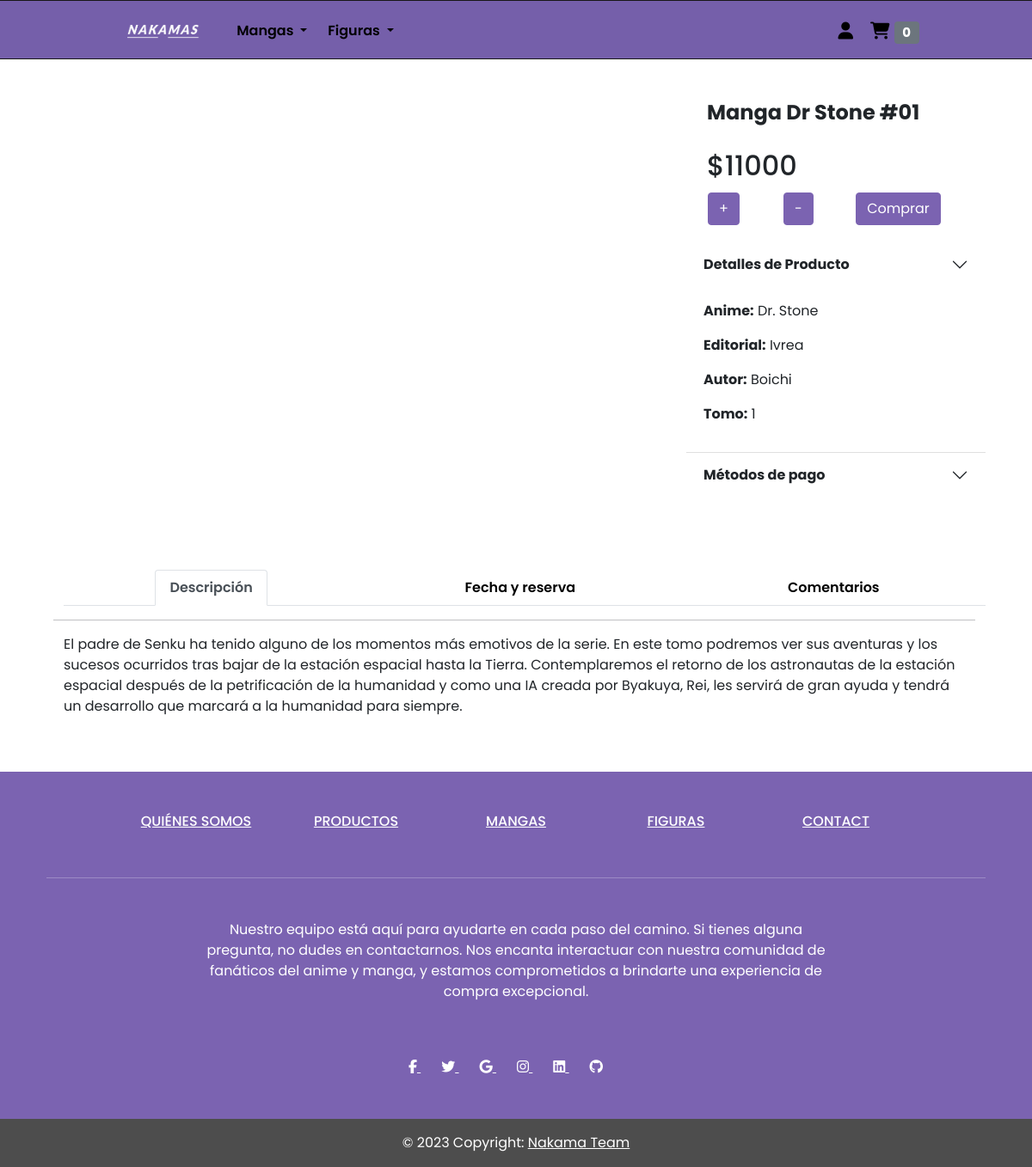
Page /producto/manga-dr-stone-01/ on the committed database.
### mynakama/models.py (models this page shows, shortened)
class Producto(models.Model):
    id_producto = models.AutoField(primary_key=True)
    nombre_producto = models.CharField(max_length=100)
    slug = AutoSlugField(populate_from='nombre_producto')
    stock = models.IntegerField(default=0)
    image1 = models.CharField(max_length=200,null=True,default='-')
    image2 = models.CharField(max_length=200,null=True,default='-')
    image3 = models.CharField(max_length=200,null=True,default='-')
    image4 = models.CharField(max_length=200,null=True,default='-')
    descripcion = models.TextField(null=True)
    precio = models.IntegerField(default=0)
    precio_descuento = models.IntegerField(default=0)
    activo = models.BooleanField(default=True)
    destacado = models.BooleanField(default=False)
    anime_id_anime = models.ForeignKey(Anime, on_delete=models.CASCADE, db_column='anime_id_anime', default=1000)
    def __str__(self):
        return self.nombre_producto
    class Meta:
        db_table = 'producto'

class Anime(models.Model):
    id_anime = models.AutoField(primary_key=True)
    nombre = models.CharField(max_length=100)
    slug = AutoSlugField(populate_from='nombre', default='')
    class Meta:
        db_table = 'anime'

### mynakama/views.py (the view)
# urls.py: path('producto/<slug:slug>/',views.info_producto,name='info-producto'),
def info_producto(request, slug):
    if request.user.is_authenticated:   # Verificamos si el usuario está logeado
        usuario = request.user
        orden = Orden.objects.filter(auth_user_id=usuario,estado = 'pendiente').first()  # Filtramos la orden por el usuario y por el estado de la orden
        articulos = orden.carrito_set.filter(producto_id_producto__slug=slug) if orden else []
        items_cantidad_carrito = orden.get_cart_items if orden else 0
    else:
        articulos = []
        orden = {'get_cart_items': 0, 'get_cart_total': 0}
        items_cantidad_carrito = orden['get_cart_items']
    productos = Producto.objects.filter(slug=slug)
    print(productos)
    return render(request, 'info_productos.html', {'productos': productos,'articulos': articulos,'items_cantidad_carrito': items_cantidad_carrito})

### mynakama/process_global.py (called while the page is built)
def animes_dropdown(request):
    animes = Anime.objects.all()
    return {'animes': animes}

### mynakama/templates/info_productos.html (shortened to what this page needs)
{% extends 'layouts/navthem.html' %}
{% load static %}
{% block content%}
<div class="container">
  {% for producto in productos %}
  <div class="row py-2">
    {% if producto.manga %}
    <div class="col-xl-8 col-sm-12 my-2">
      <div class="d-flex justify-content-center py-4">
      </div>
    </div>
    {% endif %}
    <div class="col-xl-4 col-sm-12 my-2" style="background-color: white; border-radius: 20px;">
      <div class="row py-3 justify-content-center">
        <div class="row py-3">
          <h4 class="px-4"><strong>{{ producto.nombre_producto }}</strong></h4>
        </div>
        <div class="row py-1">
          <h2 class="px-4">${{ producto.precio }}</h2>
        </div>
        <div class="row">
          {% if producto.stock == 0 %}
          <div class="col-12">
            <h3>Producto sin stock</h3>
          </div>
          {% else %}
          <div class="col-3 d-flex justify-content-center">
            <form action="{% url 'agregar_al_carrito' producto.id_producto %}">
              <button class="btn btn-primary">+</button>
            </form>
          </div>
          <div class="col-3 d-flex justify-content-center">
            <form action="{% url 'restar_producto' producto.id_producto %}">
              <button class="btn btn-primary">-</button>
            </form>
          </div>
          <div class="col-5 d-flex justify-content-center">
            <form action="{% url 'agregar_al_carrito' producto.id_producto %}">
              <button class="btn btn-primary">Comprar</button>
            </form>
          </div>
          {% endif %}
        </div>
      </div>
      <div class="accordion accordion-flush py-1" id="accordionFlushExample">
        <div class="accordion-item">
          <h2 class="accordion-header">
            <button class="accordion-button collapsed" type="button" data-bs-toggle="collapse"
              data-bs-target="#flush-collapseOne" aria-expanded="false" aria-controls="flush-collapseOne">
              <strong>Detalles de Producto</strong>
            </button>
          </h2>
          <div id="flush-collapseOne" class="accordion-collapse collapse show" data-bs-parent="#accordionFlushExample">
            <div class="accordion-body">
              <div class="col-12">
                <p><strong>Anime:</strong> {{ producto.anime_id_anime.nombre }}</p>
                {% if producto.manga %}
                <div>
                  <p><strong>Editorial:</strong> {{ producto.manga.editorial }}</p>
                  <p><strong>Autor:</strong> {{ producto.manga.autor }}</p>
                  <p><strong>Tomo:</strong> {{ producto.manga.tomo }}</p>
                </div>
                {% endif %}
              </div>
            </div>
          </div>
        </div>
        <div class="accordion-item">
          <h2 class="accordion-header">
            <button class="accordion-button collapsed" type="button" data-bs-toggle="collapse"
              data-bs-target="#flush-collapseTwo" aria-expanded="false" aria-controls="flush-collapseTwo">
              <strong>Métodos de pago</strong>
            </button>
          </h2>
        </div>
      </div>
    </div>
  </div>
  <div class="row ms-2 py-5" style="background-color: rgb(255, 255, 255); border-radius: 20px;">
    <div class="col-lg-12 col-md-12 col-sm-12 py-3">
      <ul class="nav nav-tabs justify-content-around">
        <li class="nav-item">
          <a class="nav-link active" id="tab1" data-bs-toggle="tab" href="#contenido1">Descripción</a>
        </li>
        <li class="nav-item">
          <a class="nav-link" id="tab2" data-bs-toggle="tab" href="#contenido2">Fecha y reserva</a>
        </li>
        <li class="nav-item">
          <a class="nav-link" id="tab3" data-bs-toggle="tab" href="#contenido3">Comentarios</a>
        </li>
      </ul>
    </div>
    <div class="row">
      <hr style="background-color: #06040c;">
      <div class="col-lg-12 col-md-12">
        <div class="tab-content" id="miContenedor">
          <div class="tab-pane fade show active" id="contenido1">
            <p>{{producto.descripcion}}</p>
          </div>
        </div>
      </div>
    </div>
  </div>
</div>
{% endfor %}
{%endblock%}

### mynakama/static/css/log_reg.css (style rules this page uses)
* { margin: 0; padding: 0; box-sizing: border-box; font-family: "Poppins", sans-serif; }

### mynakama/static/css/main.css (style rules this page uses)
body { background-color: rgb(255, 255, 255); margin: 0px; padding: 0px; font-style: "_muli",sans-serif; }
.nav-link { display: block; padding: 0.5rem 1rem; color: #000000; text-decoration: none; font-weight: 600; transition: color 0.15s ease-in-out, background-color 0.15s ease-in-out, border-color 0.15s ease-in-out; }
.btn-primary { color: #fff !important; background-color: #7b63b1 !important; border-color: #7b63b1 !important; }

### rows in the picture
Producto: nombre_producto "Manga Dr Stone #01", precio "11000", stock "Comprar", anime_id_anime.nombre "Dr. Stone", manga.editorial "Ivrea", manga.autor "Boichi", manga.tomo "1", descripcion "El padre de Senku ha tenido alguno de los momentos más emotivos de la serie. En este tomo podremos ver sus aventuras y los sucesos ocurridos tras bajar de la estación espacial hasta la Tierra. Contemplaremos el retorno de los astronautas de la estación espacial después de la petrificación de la humanidad y como una IA creada por Byakuya, Rei, les servirá de gran ayuda y tendrá un desarrollo que marcará a la humanidad para siempre."

### other values in the picture
{{ items_cantidad_carrito }} "0"
